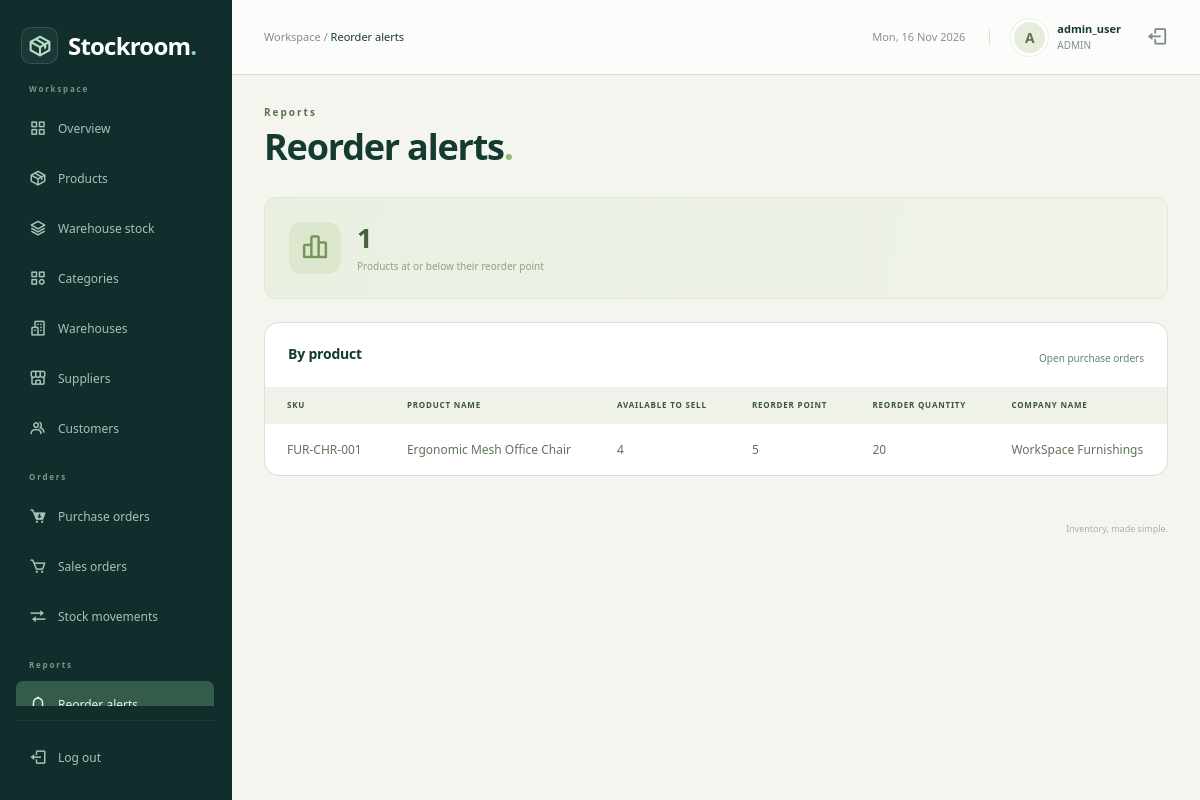
The page /admin/reorder_alerts.php (signed in) on the database its author committed.
### tables this page shows
CREATE TABLE `users` (
  `user_id` int NOT NULL,
  `username` varchar(50) NOT NULL,
  `email` varchar(100) NOT NULL,
  `password_hash` varchar(255) NOT NULL,
  `role` enum('ADMIN','MANAGER','STAFF','CUSTOMER') NOT NULL DEFAULT 'STAFF',
  `is_active` tinyint(1) NOT NULL DEFAULT '1',
  `created_at` timestamp NULL DEFAULT CURRENT_TIMESTAMP,
  `customer_id` int DEFAULT NULL
);

CREATE TABLE `products` (
  `product_id` int NOT NULL,
  `sku` varchar(50) NOT NULL,
  `barcode` varchar(100) DEFAULT NULL,
  `product_name` varchar(200) NOT NULL,
  `category_id` int DEFAULT NULL,
  `preferred_supplier_id` int DEFAULT NULL,
  `unit_of_measure` varchar(20) NOT NULL DEFAULT 'pcs',
  `cost_price` decimal(12,2) NOT NULL DEFAULT '0.00',
  `selling_price` decimal(12,2) NOT NULL DEFAULT '0.00',
  `tax_rate` decimal(5,2) NOT NULL DEFAULT '0.00',
  `reorder_point` int NOT NULL DEFAULT '10',
  `reorder_quantity` int NOT NULL DEFAULT '50',
  `is_active` tinyint(1) NOT NULL DEFAULT '1',
  `created_at` timestamp NULL DEFAULT CURRENT_TIMESTAMP,
  `updated_at` timestamp NULL DEFAULT CURRENT_TIMESTAMP ON UPDATE CURRENT_TIMESTAMP
);

CREATE TABLE `suppliers` (
  `supplier_id` int NOT NULL,
  `company_name` varchar(150) NOT NULL,
  `contact_person` varchar(100) DEFAULT NULL,
  `email` varchar(150) DEFAULT NULL,
  `phone` varchar(30) DEFAULT NULL,
  `tax_id` varchar(50) DEFAULT NULL,
  `address` text,
  `is_active` tinyint(1) NOT NULL DEFAULT '1',
  `created_at` timestamp NULL DEFAULT CURRENT_TIMESTAMP
);

### admin/reorder_alerts.php (called while the page is built, shortened)
<?php
$pageTitle = 'Reorder alerts';
require '../includes/auth.php';
$sql = "SELECT a.sku,a.product_name,a.available_to_sell,a.reorder_point,p.reorder_quantity,s.company_name FROM vw_reorder_alerts a JOIN products p USING(product_id) LEFT JOIN suppliers s ON s.supplier_id=p.preferred_supplier_id WHERE p.is_active=1 ORDER BY a.available_to_sell,a.sku";
$rows = mysqli_query($conn, $sql);
include '../includes/workspace.php';
include '../templates/reorder_alerts.php';
include '../includes/end.php';

### includes/auth.php (called while the page is built, shortened)
<?php
$user_id = $_SESSION['user_id'];
require_once __DIR__ . '/../config/db.php';
$sql = "SELECT user_id, username, role, customer_id FROM users WHERE user_id=$user_id AND is_active=1";
$users = mysqli_query($conn, $sql);
$account = mysqli_fetch_assoc($users);

### templates/reorder_alerts.php (the view, shortened to what this page needs)
<div class="records-banner"><span class="records-banner-icon"><i class="bx bx-bar-chart-alt-2"></i></span><div><strong><?php echo $rows->num_rows; ?></strong><span>Products at or below their reorder point</span></div></div>
<section class="surface records-surface"><div class="section-heading"><h2>By product</h2><a class="text-link" href="purchase_orders.php">Open purchase orders</a></div>
<div class="table-responsive"><table class="table inventory-table records-table">
<thead><tr><th>Sku</th><th>Product name</th><th>Available to sell</th><th>Reorder point</th><th>Reorder quantity</th><th>Company name</th></tr></thead>
<tbody>
<?php while ($row = mysqli_fetch_assoc($rows)) { ?>
<tr>
    <td><?php echo htmlspecialchars($row['sku']); ?></td>
    <td><?php echo htmlspecialchars($row['product_name']); ?></td>
    <td><?php echo htmlspecialchars($row['available_to_sell']); ?></td>
    <td><?php echo htmlspecialchars($row['reorder_point']); ?></td>
    <td><?php echo htmlspecialchars($row['reorder_quantity']); ?></td>
    <td><?php echo htmlspecialchars($row['company_name']); ?></td>
</tr>
<?php } ?>
</tbody></table></div>
</section>

### includes/topbar.php (shortened to what this page needs)
<header class="topbar">
    <div class="d-flex align-items-center gap-3">
        <span class="breadcrumb-label">Workspace / <strong><?php echo htmlspecialchars($pageTitle); ?></strong></span>
    </div>
    <div class="topbar-account">
        <span class="topbar-date"><?php echo date('D, d M Y'); ?></span>
        <a class="account-link" href="dashboard.php">
            <span class="avatar"><?php echo htmlspecialchars(substr($account['username'], 0, 1)); ?></span>
            <div><strong><?php echo htmlspecialchars($account['username']); ?></strong><small><?php echo htmlspecialchars($account['role']); ?></small></div>
        </a>
        <a href="logout.php" class="topbar-logout" aria-label="Log out"><i class="bx bx-log-out" aria-hidden="true"></i></a>
    </div>
</header>

### assets/css/admin.css (style rules this page uses)
:root { --navy: #142c38; --teal: #137e73; --ink: #213640; --muted: #74818b; --line: #e7ecef; }
* { box-sizing: border-box; }
body { margin: 0; font-family: 'Segoe UI', Arial, sans-serif; font-size: 14px; color: var(--ink); background: #f5f7f9; }
a { text-decoration: none; }
button, a, input { -webkit-tap-highlight-color: transparent; }
.topbar { height: 82px; margin-left: 240px; padding: 0 38px; background: #fff; border-bottom: 1px solid var(--line); display: flex; align-items: center; justify-content: space-between; gap: 15px; }
.breadcrumb-label { color: var(--muted); font-size: 13px; }
.breadcrumb-label strong { color: var(--ink); font-weight: 500; }
.topbar-account { display: flex; align-items: center; gap: 11px; }
.topbar-account strong { display: block; font-weight: 600; font-size: 13px; }
.topbar-account small { color: var(--muted); font-size: 11px; display: block; }
.avatar { display: inline-grid; place-items: center; width: 37px; height: 37px; border-radius: 50%; background: #e2f1eb; color: #287864; font-weight: 700; text-transform: uppercase; }
.topbar-logout { color: var(--muted); font-size: 22px; margin-left: 14px; }
.inventory-table { font-size: 12px; margin-bottom: 0; }
.inventory-table thead th { color: #7c8991; font-size: 10px; text-transform: uppercase; letter-spacing: .6px; font-weight: 600; background: #fafbfc; padding: 13px 22px; border-color: var(--line); white-space: nowrap; }
.inventory-table td { padding: 20px 22px; border-color: var(--line); vertical-align: middle; color: #61727d; }
.inventory-table tr:last-child td { border: 0; }

### assets/css/dashboard.css (style rules this page uses)
.workspace-page { --navy: #112e2d; --teal: #278575; --ink: #243c39; --muted: #7f8d89; --line: #e6ebe7; background: #f5f6f3; }
.workspace-page .topbar { margin-left: 232px; height: 75px; padding: 0 32px; background: #ffffffc9; }
.workspace-page .breadcrumb-label { font-size: 11px; }
.topbar-date { color: #83938a; font-size: 11px; padding-right: 24px; border-right: 1px solid var(--line); margin-right: 10px; }
.account-link { display: flex; gap: 9px; align-items: center; color: var(--ink); }
.workspace-page .avatar { background: #e5eddd; color: #617447; border: 3px solid #fff; outline: 1px solid #e9eee7; }
.workspace-page .topbar-account strong { font-size: 11px; }
.workspace-page .topbar-account small { font-size: 10px; }
.surface { background: #fff; border: 1px solid var(--line); border-radius: 12px; min-width: 0; }
.section-heading { display: flex; align-items: center; justify-content: space-between; gap: 15px; padding: 23px 23px 17px; }
.section-heading h2 { font-size: 14px; font-weight: 650; margin: 0 0 7px; letter-spacing: -.2px; }
.text-link { color: #60866d; font-size: 10px; white-space: nowrap; background: none; border: 0; padding: 0; }
.workspace-page .inventory-table { font-size: 10px; }
.workspace-page .inventory-table thead th { background: #f8faf6; color: #9aa593; border-color: #edf0e9; font-size: 8px; padding: 12px 22px; letter-spacing: .8px; }
.workspace-page .inventory-table td { padding: 16px 22px; border-color: #eff2eb; color: #748270; }
.records-banner { display: flex; align-items: center; gap: 16px; background: linear-gradient(100deg,#e9f0e2,#f0f3e8); border: 1px solid #e0e8d7; border-radius: 12px; padding: 24px; margin-bottom: 23px; }
.records-banner-icon { display: grid; place-items: center; width: 52px; height: 52px; border-radius: 13px; background: #dce7ce; font-size: 29px; color: #75945b; }
.records-banner strong { display: block; font-size: 27px; line-height: 1.2; font-weight: 600; color: #46633c; }
.records-banner div > span { display: block; font-size: 10px; color: #91a180; margin-top: 5px; }
.records-table { min-width: 700px; }
.workspace-page .records-table td { max-width: 280px; min-width: 90px; overflow-wrap: anywhere; font-size: 11px; line-height: 1.6; }
.workspace-page .records-table th { font-size: 9px; }
.workspace-page .records-table { width: max-content; min-width: 100%; }
.workspace-page .table-responsive { position: relative; }
.workspace-page .records-table td { white-space: nowrap; overflow-wrap: normal; font-size: 12px; color: #5f745b; }

### assets/css/modules.css (style rules this page uses)
.records-surface { margin-bottom: 1.5rem; }
.records-table td { vertical-align:middle; }
.workspace-page { --ink: #153a30; --line: #d9dfd3; background: #f4f5ef; }
.workspace-page .records-surface { border-radius: 15px; border: 1px solid var(--line); overflow: hidden; }
.workspace-page .records-table thead th { background: #eef2e8; color: #3c5447; }

### rows shown on the page
users: username "A", username "admin_user", role "ADMIN"
products: sku "FUR-CHR-001", product_name "Ergonomic Mesh Office Chair", available_to_sell "4", reorder_point "5", reorder_quantity "20", preferred_supplier.company_name "WorkSpace Furnishings"

### other values the page prints
$pageTitle "Reorder alerts"
$section "Reports"
$rows->num_rows "1"
